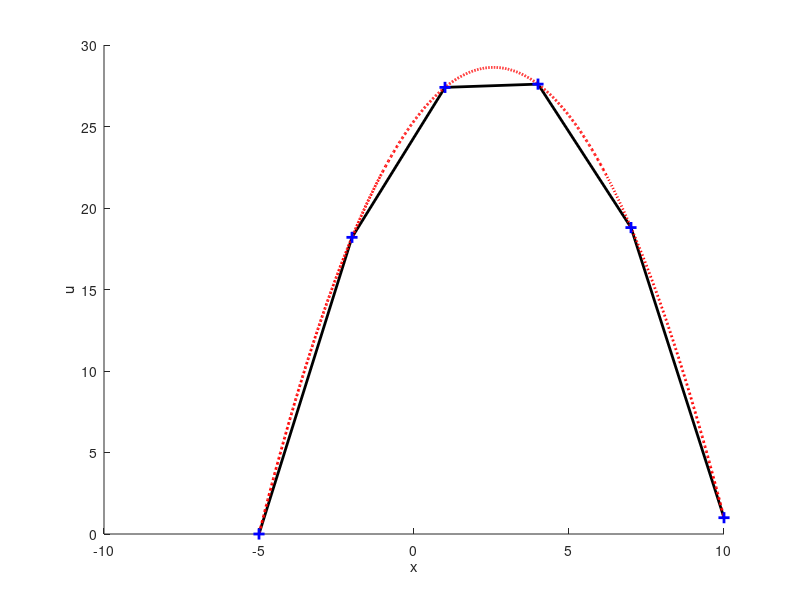
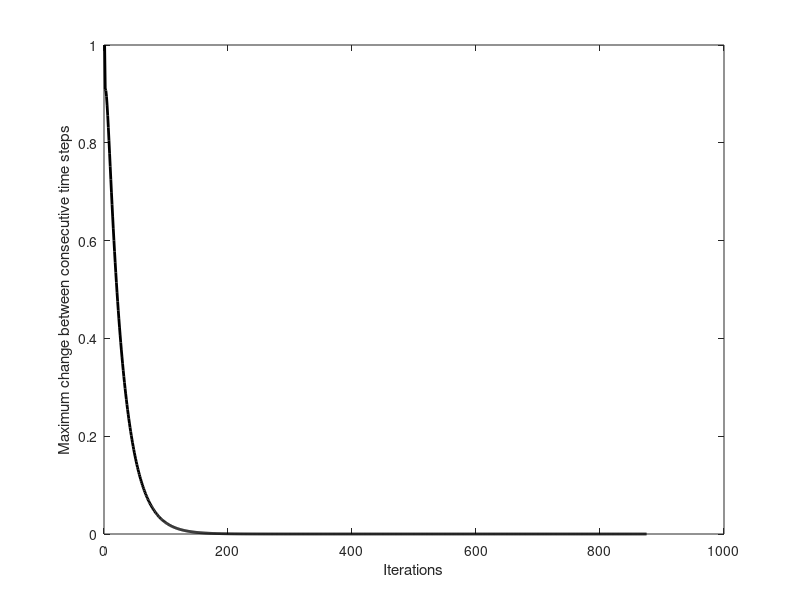

These figures' MATLAB source, in order:
% Solving the 1D Poisson equation numerically.
% 
% The equation takes the form of
% d^2u / dx^2 = -f
%
% Pseudo time-stepping might be applied when written as
% du/dt = d^2u / dx^2 + f

clear all;
close all;
clc;

%% physical and computational parameter
x0 = -5.0;
x1 = 10.0;
f = 1.0;
u0 = 0; % left boundary condition
u1 = 1; % right boundary condition
right_Neumann_BC = 0;

N = 6;

% mesh generation
dx = (x1-x0)/(N-1);
x = linspace(x0, x1, N);


%% Construct analytical solution
N_analyt = 1001;
x_analyt = linspace(x0,x1,N_analyt);
dx_analyt = (x1-x0)/(N_analyt-1);
C2 = -f/2;
C1 = (u0-u1 - C2*(x0^2-x1^2) )/(x0-x1);
C0 = u0 - C2*x0^2 - C1*x0;

u_analyt = C2*x_analyt.^2 + C1*x_analyt + C0;

%% Construct and solve matrix form of the linear system
A = eye(N);
b = zeros(N,1);

A(2:end-1,2:end-1) = -2/dx^2 * A(2:end-1,2:end-1);
for i=2:N-1
    for j=1:N
        if j==i-1
            A(i,j) = 1/dx^2;
        end
        if j==i+1
            A(i,j) = 1/dx^2;
        end
    end
end

if right_Neumann_BC==1
    A(end,end-1) = -1;
end

b(1) = u0;
b(2:end-1) = -f;
b(end) = u1;

u_num_dir = A\b;

%% Solve problem iteratively
u_old = zeros(1,N);
u_new = zeros(1,N);

u_old(1) = u0;
u_old(end) = u1;
u_new(1) = u0;
u_new(end) = u1;

CFL = 0.1;
dt = CFL * dx^2;
change = 1e8;
cter = 1;

tolerance = 1e-25;
max_iter = 30000;

residual = [0,0];

while change > tolerance && cter<max_iter
    u_new(2:end-1) = u_old(2:end-1) + ...
        dt/dx^2*( u_old(1:end-2) - 2*u_old(2:end-1) + u_old(3:end) ) + ...
        f*dt;

    change = max(abs(u_new-u_old));
    disp([cter change])
    residual(cter,1) = cter;
    residual(cter,2) = change;

    u_old = u_new;
    cter = cter + 1;
end
u_num_ind = u_new;

%% postprocessing
figure(1)
hold on
plot(x,u_num_dir,'-k','LineWidth',2,'MarkerFaceColor','k');
plot(x_analyt,u_analyt,':r','LineWidth',2)
plot(x,u_num_ind,'b+','LineWidth',2,'MarkerFaceColor','b','MarkerSize',8)
xlabel('x')
ylabel('u')

d2udx2_analyt = gradient(gradient(u_analyt,dx_analyt),dx_analyt);
d2udx2_num1 = gradient(gradient(u_num_dir,dx),dx);

figure(9)
plot(residual(:,1),residual(:,2),'-k','linewidth',2)
xlabel('Iterations')
ylabel('Maximum change between consecutive time steps')